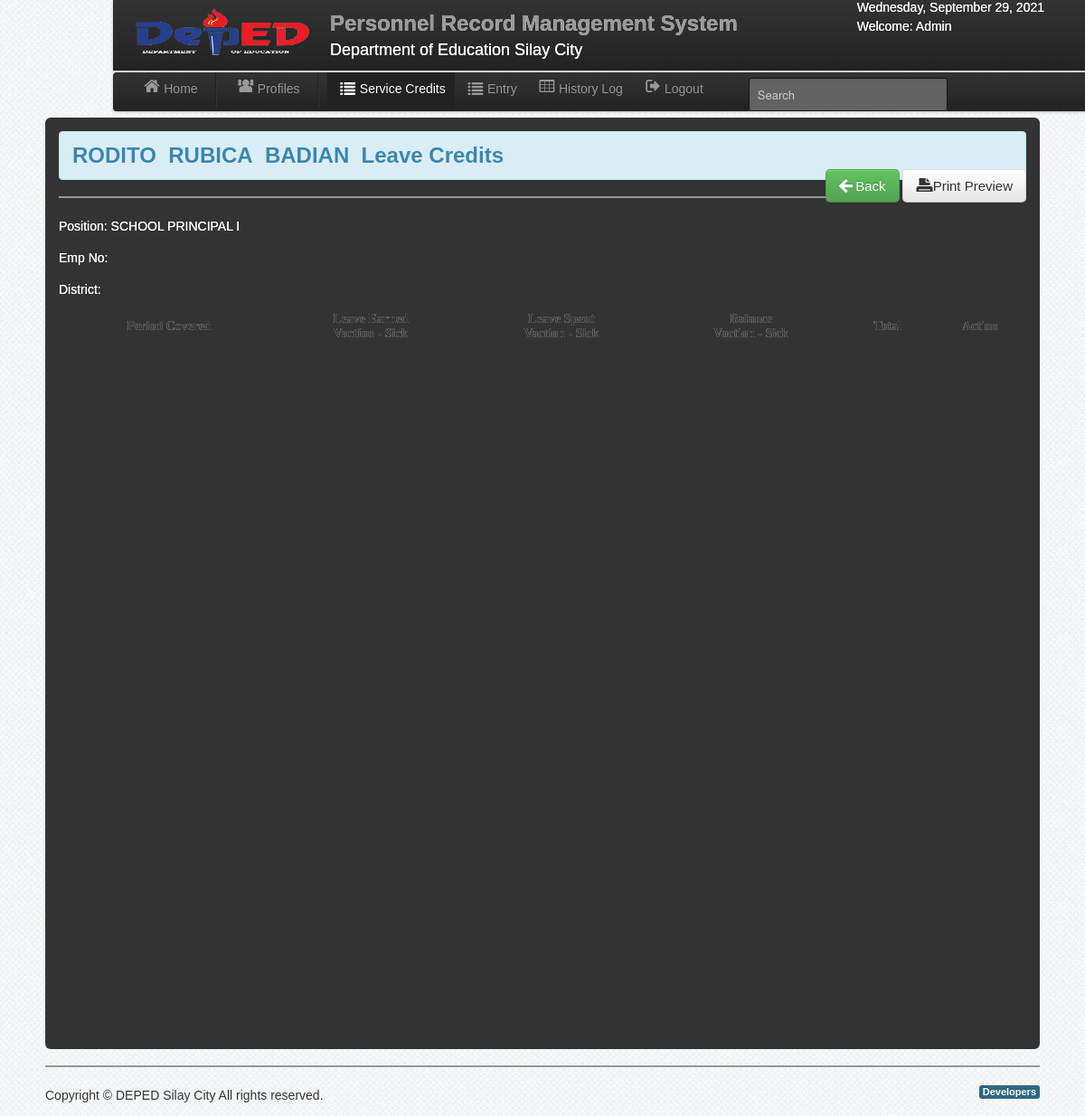
The page /view_service_credits.php?id=109 (signed in) on the database as committed earlier.
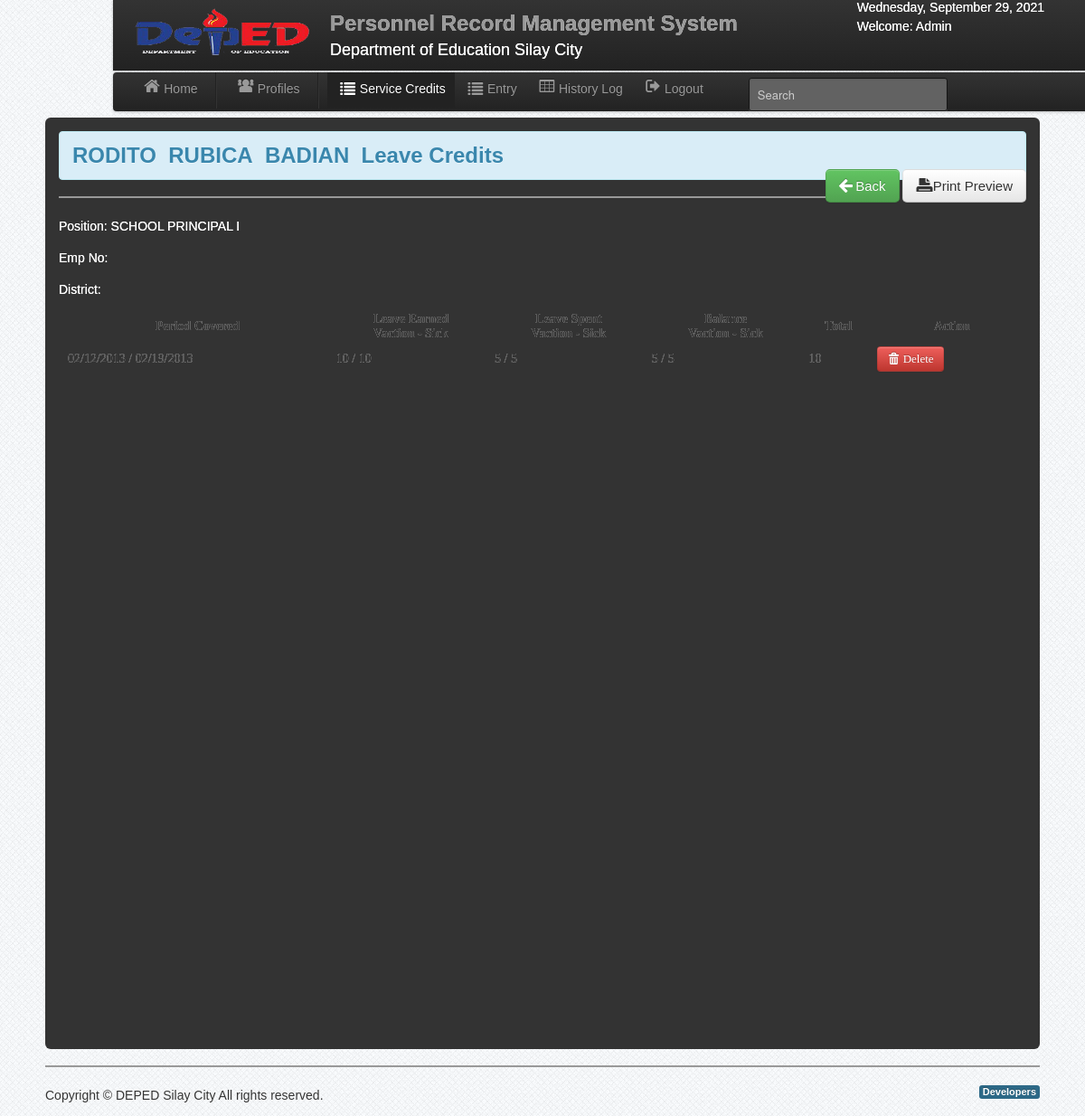
The same page on the database as committed later.
### tables this page shows
CREATE TABLE IF NOT EXISTS `service_credits` (
  `service_credits_id` int(11) NOT NULL AUTO_INCREMENT,
  `from_date` varchar(100) NOT NULL,
  `to_date` varchar(100) NOT NULL,
  `LE_vacation` int(11) NOT NULL,
  `LE_sick` int(11) NOT NULL,
  `LS_vacation` int(11) NOT NULL,
  `LS_sick` int(11) NOT NULL,
  `B_vacation` int(11) NOT NULL,
  `B_sick` int(11) NOT NULL,
  `total` int(11) NOT NULL,
  `employeeID` int(11) NOT NULL,
  PRIMARY KEY (`service_credits_id`)
);

### view_service_credits.php (the view, shortened to what this page needs)
<?php include('dbcon.php'); include('session.php');include('header.php'); $get_id=$_GET['id'];?>
<body>
    <?php include('nav-top.php'); ?>
    <div class="navbar navbar-fixed-top1">
        <div class="navbar-inner">
            <div class="container">
                <div class="marg">
                    <ul class="nav">
                        <li>
                            <a href="home.php"><i class="icon-home icon-large"></i>Home</a>
                        </li>
                        <li class="divider-vertical"></li>
                        <li><a href="emp_profiles.php"><i class="icon-group icon-large"></i>Profiles</a></li>
                        <li class="divider-vertical"></li>
						<li class="active"><a href="leave_record.php"><i class="icon-list icon-large"></i>Service Credits</a></li>
                        <li><a href="entry.php"><i class="icon-list icon-large"></i>Entry</a></li>
                        <li><a href="history_log.php"><i class="icon-table icon-large"></i>History Log</a></li>
                        <li><a id="logout" data-toggle="modal" href="#myModal"><i class="icon-signout icon-large"></i>Logout</a></li>
                        <form  method="POST" action="search.php" class="navbar-search pull-right">
                            <input type="text" name="search" class="search-query" placeholder="Search">
                        </form>
                    </ul>
                </div>
            </div>
        </div>
    </div>
    <div class="wrapper">
    <div id="element" class="hero-body">
        <?php $result=mysqli_query($conn,"select * from employee where employeeID='$get_id'")or die (mysqli_error());
            $get_row=mysqli_fetch_array($result);
			$member_id=$get_row['employeeID'];
        ?>
        <div class="alert alert-info">
            <h2><font color=""><?php echo $get_row['FirstName']; ?>&nbsp;&nbsp;<?php echo $get_row['MiddleName']; ?>&nbsp;&nbsp;<?php echo $get_row['LastName']; ?>&nbsp; Leave Credits</font></h2>
        </div>
        <div class="button-back">
            <a class="btn  btn-large btn-success" href="emp_non_teaching.php"><i class="icon-arrow-left icon-large"></i>&nbsp;Back</a>
            <a href="print_service_credits.php<?php echo '?id='.$member_id; ?>" class="btn  btn-large"><i class="icon-print icon-large"></i>&nbsp;Print Preview</a>
        </div>
        <hr>
        <div class="color_white">
        <p>Position:&nbsp;<?php echo $get_row['Position']; ?></p>
        <p>Emp No:&nbsp;<?php echo $get_row['Employee_No']; ?></p>
        <p>District:</p>
        </div>
        <table class="users-table">
        <div class="demo_jui">
            <table cellpadding="0" cellspacing="0" border="0" class="display" id="log" class="jtable">
                <thead>
                    <tr>
                        <th>Period Covered</th>
                        <th>Leave Earned
                            <br>
                            Vaction - Sick
                        </th>
                        <th>Leave Spent
                            <br>
                            Vaction - Sick
                        </th>
                        <th>Balance
                            <br>
                            Vaction - Sick
                        </th>
                        <th>Total</th>
                        <th>Action</th>
                    </tr>
                </thead>
                <tbody>
                    <?php $emp_query=mysqli_query($conn,"select * from service_credits where employeeID='$get_id' order by from_date");
                        while($row=mysqli_fetch_array($emp_query)){ $id=$row['service_credits_id']; $emp=$row['employeeID'];  ?>
                        <tr class="del<?php echo $id ?>">
                            <td><?php echo $row['from_date']."  / ".$row['to_date']; ?></td>
                            <td><?php echo $row['LE_vacation']." / ".$row['LE_sick']; ?></td>
                            <td><?php echo $row['LS_vacation']." / ".$row['LS_sick']; ?></td>
                            <td><?php echo $row['B_vacation']." / ".$row['B_sick']; ?></td>
                            <td><?php echo $row['total'];?></td>
                            <td>
                                <a class="btn btn-danger1"  id="<?php echo $id; ?>">  <i class="icon-trash icon-large"></i>&nbsp;Delete</a>
                            </td>
                        </tr>
                        <?php }?>
                </tbody>
            </table>
        </div>
        <?php include('footer.php');?>
    </div>
</body>

Rows that differ between the two databases and show on the page:
added service_credits: from_date "02/12/2013", to_date "02/19/2013", LE_vacation "10", LE_sick "10", LS_vacation "5", LS_sick "5", B_vacation "5", B_sick "5", total "10"
